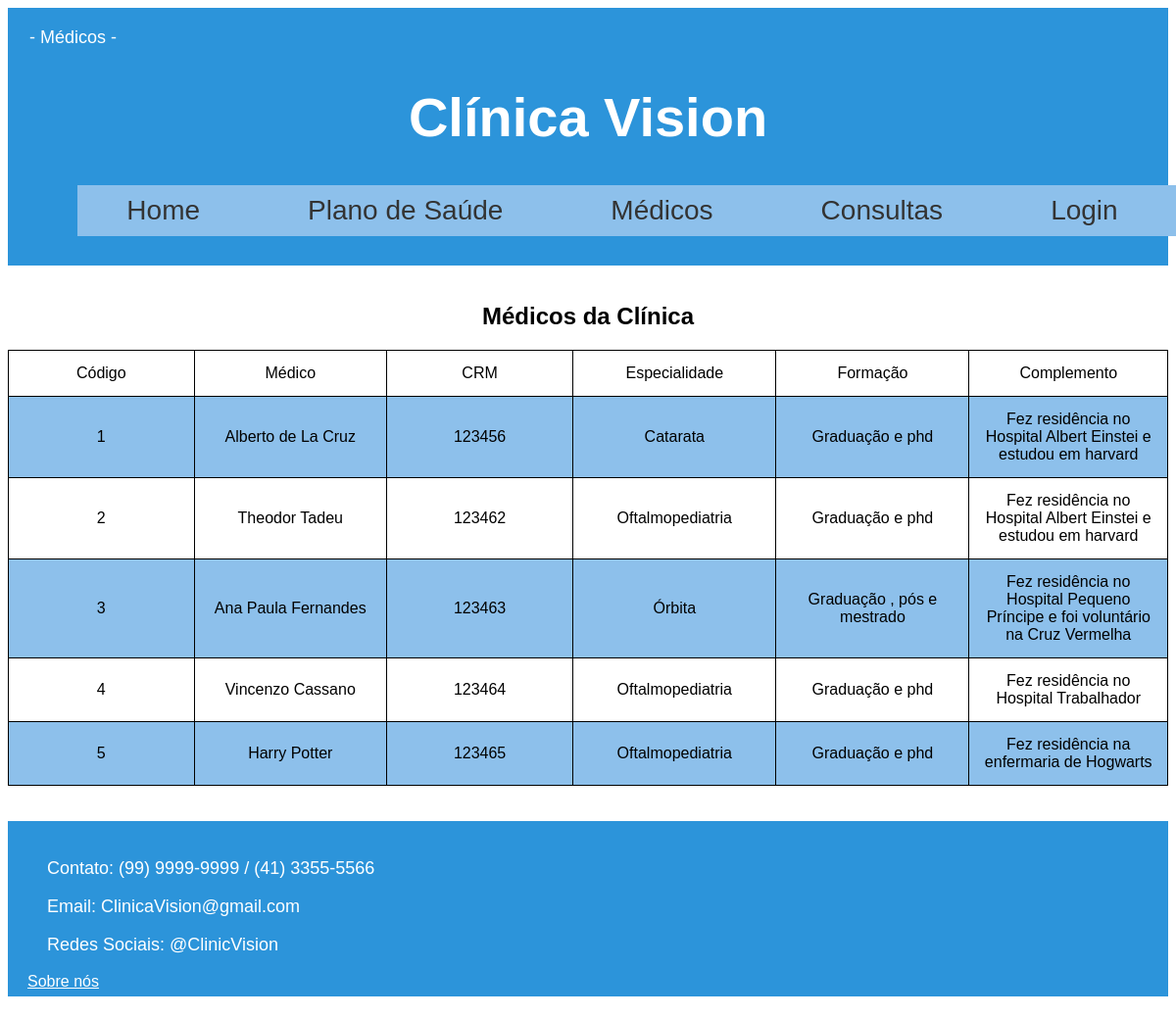
The page /listar_medicos.php on the database its author committed.
### tables this page shows
CREATE TABLE `medico` (
  `cod_medico` int(11) NOT NULL,
  `nome_medico` varchar(60) NOT NULL,
  `CRM_medico` varchar(6) NOT NULL,
  `especialidade_medico` varchar(30) NOT NULL,
  `formacao_medico` varchar(50) NOT NULL,
  `complemento_medico` varchar(200) NOT NULL
);

### medicos.php (called while the page is built, shortened)
<?php
Class medicos{
public $conn;
    public function __Construct($conn){
        $this->conn=$conn;
    }
    public function listar_medicos(){
        $query="SELECT * FROM `medico` WHERE 1";
		$stmt=$this->conn->prepare($query);
		$stmt->execute();
		return $stmt;
    }
}

### listar_medicos.php (the view, shortened to what this page needs)
<!DOCTYPE html>
<html lang="en">
<head>
    <link rel="stylesheet" type="text/css" href="home.css">
</head>
<body>
    <div class="header">
        <p id="home">- Médicos -</p>
        <h1>Clínica Vision</h1>
            <ul class="menu">
                <li><a href="home.html">Home</a></li>
                <li><a href="listar_plano_saude.php">Plano de Saúde</a></li>
                <li><a href="listar_medicos.php">Médicos</a></li>
                <li><a href="consulta_blank.html">Consultas</a></li>
                <li><a href="paciente_view/login_paciente.php">Login</a></li>
            </ul>
    </div>
<br>
<h2>Médicos da Clínica</h2>
<?php
include_once 'medicos.php';
$base=new Conexao();
$db=$base->getConection();
$cat=new medicos($db);
$stmt=$cat->listar_medicos();
echo "<table class='table'>";
    echo "<tr>";
        echo "<td>Código</td>";
        echo "<td>Médico</td>";
        echo "<td>CRM</td>";
        echo "<td>Especialidade</td>";
        echo "<td>Formação</td>";
        echo "<td>Complemento</td>";
    echo "</tr>";
        while ($row = $stmt->fetch(PDO::FETCH_ASSOC)){
            extract($row);
            echo "<tr>";
                echo "<td>{$cod_medico}</td>";
                echo "<td>{$nome_medico}</td>";
                echo "<td>{$CRM_medico}</td>";
                echo "<td>{$especialidade_medico}</td>";
                echo "<td>{$formacao_medico}</td>";
                echo "<td>{$complemento_medico}</td>";
             echo "</tr>";
    }
    echo "</table>";
?>
<br><br>
    </body>
    <footer>
        <p>Contato: (99) 9999-9999 / (41) 3355-5566</p>
        <p>Email: ClinicaVision@gmail.com</p>
        <p>Redes Sociais: @ClinicVision</p>
        <a href="sobre.html">Sobre nós</a>
    </footer>
</html>

### home.css (style rules this page uses)
.header { padding: 2px; background: #2892dafa; color: white; font-size: 28px; }
ul { list-style-type: none; width: 100%; display: table; text-align: center; }
.menu li { display: inline-block; float: none; background-color: rgb(141, 192, 235); border-right:10px solid #fdfdfd00; }
.menu li a { color:#333; text-decoration:none; padding: 10px 50px; display:grid; }
h1 { text-align: center; font-family:'Gill Sans', 'Gill Sans MT', 'Calibri', 'Trebuchet MS', sans-serif; }
h2 { text-align: center; font-family:'Gill Sans', 'Gill Sans MT', 'Calibri', 'Trebuchet MS', sans-serif; }
#home { color: rgb(255, 255, 255); font-size: large; padding-left: 20px; font-family:'Gill Sans', 'Gill Sans MT', 'Calibri', 'Trebuchet MS', sans-serif; }
p { color: rgb(255, 255, 255); font-size: large; padding-left: 20px; font-family:'Gill Sans', 'Gill Sans MT', 'Calibri', 'Trebuchet MS', sans-serif; }
footer { font-family:'Gill Sans'; text-align: left; padding: 20px; background-color: #2892dafa; color: white; font-family:'Gill Sans', 'Gill Sans MT', 'Calibri', 'Trebuchet MS', sans-serif; }
a { color: white; font-family:'Gill Sans', 'Gill Sans MT', 'Calibri', 'Trebuchet MS', sans-serif; }
table, tr, td { border: 1px solid black; }
table { border-collapse: collapse; margin: auto; font-family:'Gill Sans', 'Gill Sans MT', 'Calibri', 'Trebuchet MS', sans-serif; }
tr, td { padding: 14px; text-align: center; width: 200px; }
tr:nth-child(even) { background-color: rgb(141, 192, 235); }

### rows shown on the page
medico: cod_medico "1", nome_medico "Alberto de La Cruz", CRM_medico "123456", especialidade_medico "Catarata", formacao_medico "Graduação e phd", complemento_medico "Fez residência no Hospital Albert Einstei e estudou em harvard"
medico: cod_medico "2", nome_medico "Theodor Tadeu", CRM_medico "123462", especialidade_medico "Oftalmopediatria", formacao_medico "Graduação e phd", complemento_medico "Fez residência no Hospital Albert Einstei e estudou em harvard"
medico: cod_medico "3", nome_medico "Ana Paula Fernandes", CRM_medico "123463", especialidade_medico "Órbita", formacao_medico "Graduação , pós e mestrado", complemento_medico "Fez residência no Hospital Pequeno Príncipe e foi voluntário na Cruz Vermelha"
medico: cod_medico "4", nome_medico "Vincenzo Cassano", CRM_medico "123464", especialidade_medico "Oftalmopediatria", formacao_medico "Graduação e phd", complemento_medico "Fez residência no Hospital Trabalhador"
medico: cod_medico "5", nome_medico "Harry Potter", CRM_medico "123465", especialidade_medico "Oftalmopediatria", formacao_medico "Graduação e phd", complemento_medico "Fez residência na enfermaria de Hogwarts"
